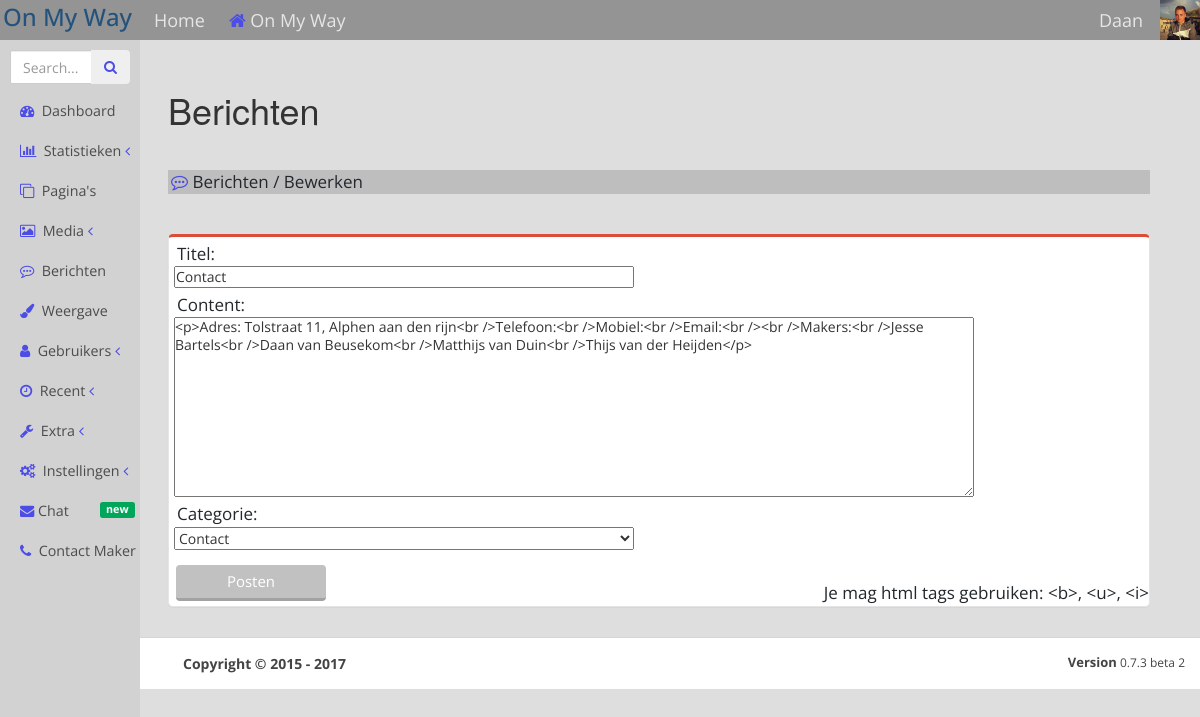
/admin/txt_edit.php?post=4 (signed in), run on the app's committed database.
### tables this page shows
CREATE TABLE `txt` (
  `txt_id` int(11) NOT NULL,
  `category_id` int(1) NOT NULL,
  `txt_title` varchar(255) NOT NULL,
  `txt_content` text NOT NULL,
  `post_by` int(11) NOT NULL,
  `txt_date` date NOT NULL,
  `txt_visible` int(11) NOT NULL
);

CREATE TABLE `categories` (
  `category_id` int(11) NOT NULL,
  `category_name` varchar(255) NOT NULL
);

### admin/txt_edit.php (the view, shortened to what this page needs)
<?php
$local_page = "<i class='fa fa-commenting-o'></i>&nbsp;Berichten / Bewerken";
include "top_admin.php";
if($_SESSION['user_level'] == 1){
$post_id = $_GET['post'];
$SQL = "SELECT post_by, category_id, txt_title, txt_content, category_id FROM txt WHERE txt_id = '" . $post_id . "'";
$result = $connection_WB->query($SQL);
$row = $result->fetch_assoc();
?>
<div id="messages_message">
            <form method="POST" action="txt_edit_process.php" class="new_post" style="min-width:100%">
                <label for="home_title">
                    <p><span>Titel:</span></p>
                    <input type="text" name="post_title" id="post_title" value="<?php echo $row['txt_title'] ?>" required />
                </label>
                <label for="post_content" style="min-width:100%; min-height:100%;">
                    <p><span>Content:</span></p>
                    <textarea rows="30" cols="75" name="post_content" id="post_content" required><?php echo $row['txt_content'] ?></textarea>
                </label>
                <label for="post_category">
                    <p><span>Categorie:</span></p>
                    <select name="post_category" id="post_category">
                    <?php
                        $sql = "SELECT category_id, category_name FROM categories";
                        $result = $connection_WB->query($sql);
                        while($row2 = $result->fetch_assoc()){
                            echo "<option value='" . $row2['category_id'] . "'";
                            if($row2['category_id'] == $row['category_id']){
                                echo " selected='selected' ";
                            }
                            echo ">";
                            echo $row2['category_name'];
                            echo "</option>";
                        }
                    ?>
                    </select>
                </label>
                <label>
                    <input type="submit" value="Posten" class="submit" />
                </label>
            </form>
                <p><span style="float:right; margin-top:-25px;">Je mag html tags gebruiken: &ltb&gt, &ltu&gt, &lti&gt</span></p>
</div>
<?php
include "bottom_admin.php"
?>
<?php
}else{
include "forbidden.php"
?>
<?php
}
?>

### admin/CSS/normal/main_stylesheet_admin.css (style rules this page uses)
* { margin: 0; padding: 0; }
html { background-size: auto 100%; background-repeat: no-repeat; width: 100%; height: 100%; min-width: 1000px; background-color:rgb(222,222,222); }
body { width: 100%; height: 100%; }

### admin/CSS/normal/wide_stylesheet_admin.css (style rules this page uses)
* { margin: 0; padding: 0; }
html { background-size: auto 100%; background-repeat: no-repeat; width: 100%; height: calc (100% + 20px); min-width: 1000px; }
body { width: 100%; height: 100%; background-color: transparent; }
p { color:rgba(35,40,45,1); font-size:17px; font-family: 'Open Sans', sans-serif; margin-left:3px; }
#messages_message { background-color:rgb(255,255,255); position:center; float:center; margin-right:50px; margin-top:40px; border: 1px solid #e5e5e5; box-shadow: 0 1px 1px rgba(0,0,0,.04); border-top-color: #dd4b39; border-top-width: 3px; border-radius: 5px; }

### admin/CSS/normal/form_stylesheet.css (style rules this page uses)
form { font-family: Open Sans; width: 800px; height: auto; }
form>label:not([disable]) { width: 800px; display: block; margin-top: 5px; padding-left: 5px; padding-right: 5px; }
form>label>input, form>label>select { width: 460px; display: block; line-height: 18px; font-family: Open Sans; }
form>label>textarea { width: 800px; height: 180px; display: block; line-height: 18px; resize:vertical; font-family: Open Sans; }
form>label>input.submit { margin-top: 10px; width: 150px; font-family: 'Open Sans', sans-serif; border: 0; border-bottom: solid 3px rgb(162, 162, 162); color: #fff; background: #c1c1c1; outline: none !important; display: inline-block; padding: 6px 2px; margin-bottom: 0; font-size: 15px; font-weight: 400; line-height: 1.42857143; text-align: center; white-space: nowrap; vertical-align: middle; -ms-touch-action: manipulation; touch-action: manipulation; cursor: pointer; -webkit-user-select: none; -moz-user-select: none; -ms-user-select: none; user-select: none; border-radius: 4px; margin-left:2px; }

### admin/CSS/normal/classes.css (style rules this page uses)
.fa { color:rgb(76,76,230); }

### data on the page
txt: post_title "Contact", post_content "<p>Adres: Tolstraat 11, Alphen aan den rijn<br />Telefoon:<br />Mobiel:<br />Email:<br /><br />Makers:<br />Jesse Bartels<br />Daan van Beusekom<br />Matthijs van Duin<br />Thijs van der Heijden</p>", post_category "Contact"

### other printed values
$_SESSION['user_name'] "Daan"
$page_name "Berichten"
